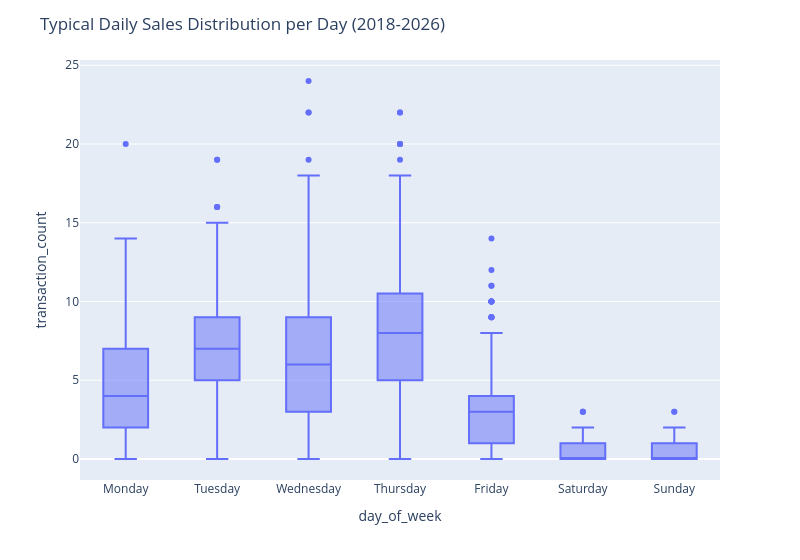
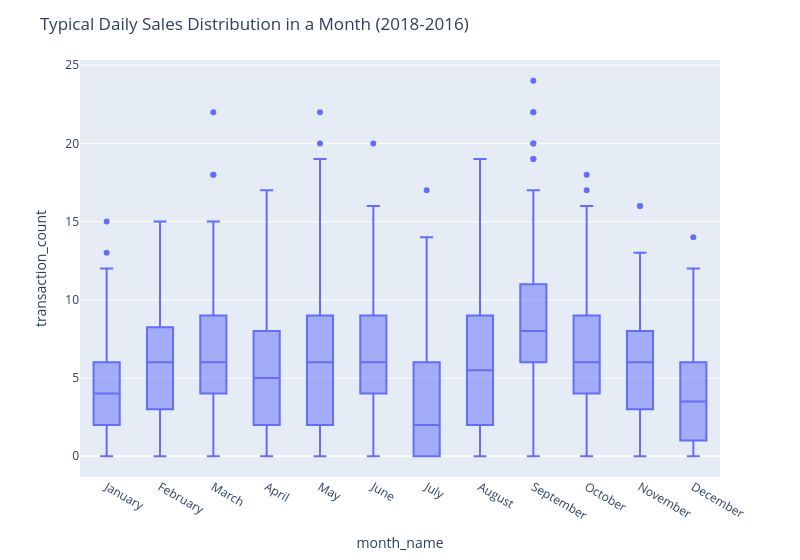
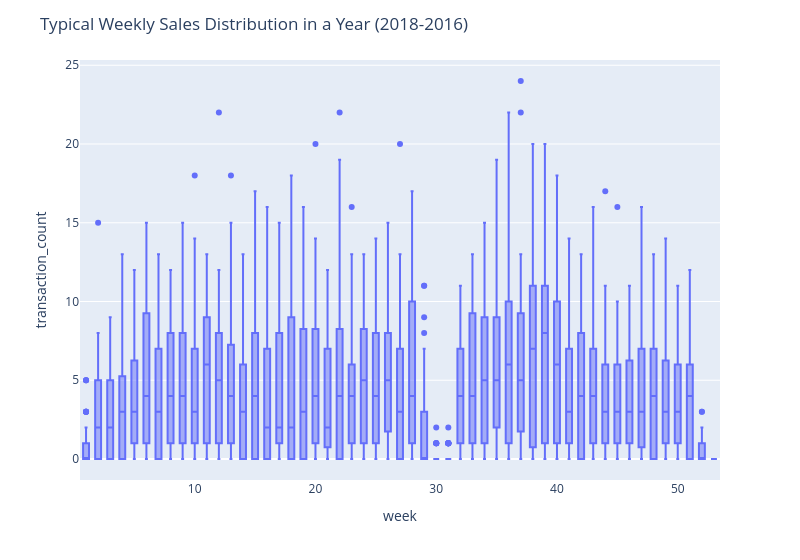
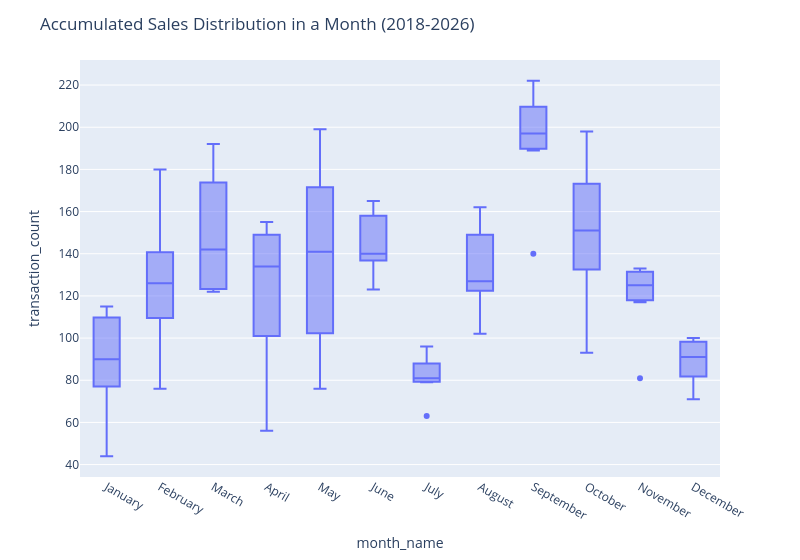

Notebook cell for these charts, in order:
### Markdown cell above
## General sales EDA
The function below converts the raw transaction table into a regular daily time series of transaction counts and then examines its calendar structure, seasonal patterns, and statistical properties.

- It first cleans the data, restricts the analysis window to the recent period, removes duplicate rows, and derives calendar features such as year, quarter, month, week, and weekday.
- It then aggregates transactions by day and reindexes the series so that days without sales are kept as zeros. This is important because the later plots and tests assume a continuous daily timeline.
- The box plots summarize how transaction counts vary by weekday, month, week of year, quarter, and year. Together, they show whether sales activity is systematically higher or lower in certain calendar periods and how variable that activity is within each group.
- The month-by-weekday heatmap shows the average daily transaction count for each calendar combination, making it easier to spot interactions such as stronger weekdays in specific months.
- The MSTL decomposition separates the daily series into trend, recurring seasonal components, and residual noise. This helps identify longer-term movement in demand as well as repeating weekly and annual structure.
- The weekly line plot by `customer_cat` compares transaction velocity across customer categories over time and shows whether segment-level activity moves together or follows different patterns.
- Finally, the ADF and KPSS tests, together with the ACF and PACF plots, assess how stationary the daily series is and how strongly it depends on recent lags. These diagnostics help inform downstream forecasting choices.

Overall, this section moves from descriptive calendar summaries to decomposition and statistical diagnostics, providing a broad view of seasonality, trend, segment behavior, and time-series dependence in the sales data.

### Code cell
d_s, mstl, month_sr = se.perform_general_sales_eda(df)

### Figure 1 — Plotly figure (JSON) as saved in the notebook; plotly's stock layout.template omitted (floating-point values rounded to 4 significant figures; data arrays with more than 128 entries replaced by an {"elided": "..."} marker saying what was removed)
{"data": [{"alignmentgroup": "True", "hovertemplate": "day_of_week=%{x}<br>transaction_count=%{y}<extra></extra>", "legendgroup": "", "marker": {"color": "#636efa"}, "name": "", "notched": false, "offsetgroup": "", "orientation": "v", "showlegend": false, "type": "box", "x": {"elided": "2545 str values"}, "x0": " ", "xaxis": "x", "y": {"elided": "2545 int values"}, "y0": " ", "yaxis": "y"}], "layout": {"boxmode": "group", "legend": {"tracegroupgap": 0}, "margin": {"t": 60}, "title": {"text": "Typical Daily Sales Distribution per Day (2018-2026)"}, "width": 800, "xaxis": {"anchor": "y", "categoryarray": ["Monday", "Tuesday", "Wednesday", "Thursday", "Friday", "Saturday", "Sunday"], "categoryorder": "array", "domain": [0, 1], "title": {"text": "day_of_week"}}, "yaxis": {"anchor": "x", "domain": [0, 1], "title": {"text": "transaction_count"}}}}

### Figure 2 — Plotly figure (JSON) as saved in the notebook; plotly's stock layout.template omitted (floating-point values rounded to 4 significant figures; data arrays with more than 128 entries replaced by an {"elided": "..."} marker saying what was removed)
{"data": [{"alignmentgroup": "True", "hovertemplate": "month_name=%{x}<br>transaction_count=%{y}<extra></extra>", "legendgroup": "", "marker": {"color": "#636efa"}, "name": "", "notched": false, "offsetgroup": "", "orientation": "v", "showlegend": false, "type": "box", "x": {"elided": "1819 str values"}, "x0": " ", "xaxis": "x", "y": {"elided": "1819 int values"}, "y0": " ", "yaxis": "y"}], "layout": {"boxmode": "group", "legend": {"tracegroupgap": 0}, "margin": {"t": 60}, "title": {"text": "Typical Daily Sales Distribution in a Month (2018-2016)"}, "width": 800, "xaxis": {"anchor": "y", "categoryarray": ["January", "February", "March", "April", "May", "June", "July", "August", "September", "October", "November", "December"], "categoryorder": "array", "domain": [0, 1], "title": {"text": "month_name"}}, "yaxis": {"anchor": "x", "domain": [0, 1], "title": {"text": "transaction_count"}}}}

### Figure 3 — Plotly figure (JSON) as saved in the notebook; plotly's stock layout.template omitted (floating-point values rounded to 4 significant figures; data arrays with more than 128 entries replaced by an {"elided": "..."} marker saying what was removed)
{"data": [{"alignmentgroup": "True", "hovertemplate": "week=%{x}<br>transaction_count=%{y}<extra></extra>", "legendgroup": "", "marker": {"color": "#636efa"}, "name": "", "notched": false, "offsetgroup": "", "orientation": "v", "showlegend": false, "type": "box", "x": {"elided": "2545 int values"}, "x0": " ", "xaxis": "x", "y": {"elided": "2545 int values"}, "y0": " ", "yaxis": "y"}], "layout": {"boxmode": "group", "legend": {"tracegroupgap": 0}, "margin": {"t": 60}, "title": {"text": "Typical Weekly Sales Distribution in a Year (2018-2016)"}, "width": 800, "xaxis": {"anchor": "y", "domain": [0, 1], "title": {"text": "week"}}, "yaxis": {"anchor": "x", "domain": [0, 1], "title": {"text": "transaction_count"}}}}

### Figure 4 — Plotly figure (JSON) as saved in the notebook; plotly's stock layout.template omitted (floating-point values rounded to 4 significant figures)
{"data": [{"alignmentgroup": "True", "hovertemplate": "month_name=%{x}<br>transaction_count=%{y}<extra></extra>", "legendgroup": "", "marker": {"color": "#636efa"}, "name": "", "notched": false, "offsetgroup": "", "orientation": "v", "showlegend": false, "type": "box", "x": ["January", "January", "January", "January", "January", "January", "January", "February", "February", "February", "February", "February", "February", "February", "March", "March", "March", "March", "March", "March", "March", "April", "April", "April", "April", "April", "April", "April", "May", "May", "May", "May", "May", "May", "May", "June", "June", "June", "June", "June", "June", "June", "July", "July", "July", "July", "July", "July", "July", "August", "August", "August", "August", "August", "August", "August", "September", "September", "September", "September", "September", "September", "September", "October", "October", "October", "October", "October", "October", "October", "November", "November", "November", "November", "November", "November", "November", "December", "December", "December", "December", "December", "December", "December"], "x0": " ", "xaxis": "x", "y": [77, 115, 44, 77, 111, 106, 90, 106, 126, 76, 120, 144, 180, 131, 123, 122, 124, 192, 182, 149, 142, 155, 56, 93, 151, 143, 134, 125, 161, 76, 96, 199, 175, 141, 121, 160, 123, 139, 165, 152, 136, 140, 96, 80, 90, 82, 79, 81, 63, 150, 127, 124, 146, 162, 122, 102, 189, 192, 213, 222, 200, 197, 140, 180, 93, 132, 198, 134, 151, 153, 121, 81, 130, 132, 133, 125, 117, 100, 71, 93, 91, 84, 81, 100], "y0": " ", "yaxis": "y"}], "layout": {"boxmode": "group", "legend": {"tracegroupgap": 0}, "margin": {"t": 60}, "title": {"text": "Accumulated Sales Distribution in a Month (2018-2026)"}, "width": 800, "xaxis": {"anchor": "y", "categoryarray": ["January", "February", "March", "April", "May", "June", "July", "August", "September", "October", "November", "December"], "categoryorder": "array", "domain": [0, 1], "title": {"text": "month_name"}}, "yaxis": {"anchor": "x", "domain": [0, 1], "title": {"text": "transaction_count"}}}}
